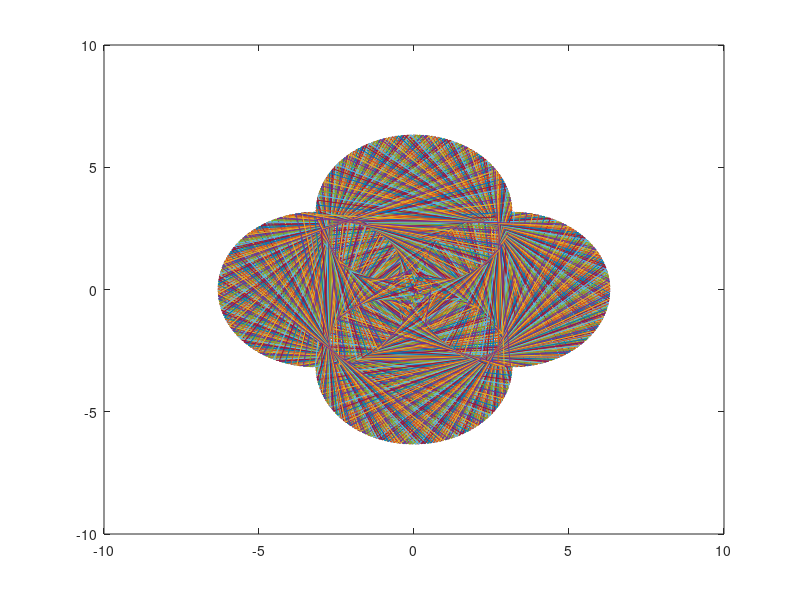

Recreate this plot in MATLAB.
clear all;close all;clc
s.M=16
s.lamda=1;
s.d=1/2*s.lamda;
s.SNR=10;
s.INR=10;
s.Noise=1;
s.SigDOA=[30 45];
s.IntDOA=[0 50 70];
s.Theta=-90:1:90;
s.L=200;
s.fc=100;
s.fs=10000;
s.SigNum=length(s.SigDOA);
s.IntNum=length(s.IntDOA);
s.ds=exp(1i*2*pi*(0:s.SigNum-1)'*s.fc/s.fs*(0:s.L-1));
s.As=exp(-1i*2*pi*s.d/s.lamda*(0:s.M-1)'*sin(s.SigDOA*pi/180));
s.Xs=sqrt(10^(s.SNR/10))*s.As*s.ds;
plot(s.Xs)
